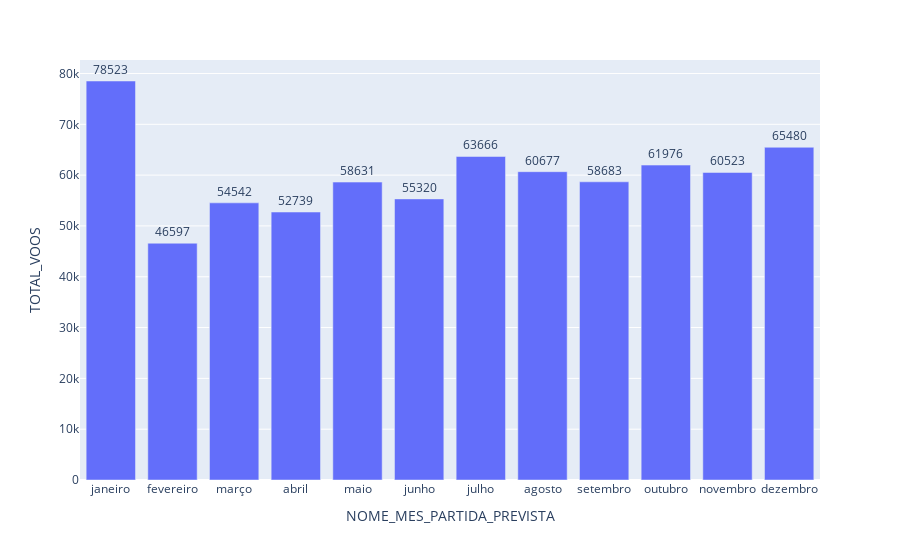

Source (notebook cell):
### Code cell
fig = px.bar(
    total_voos, 
    x='NOME_MES_PARTIDA_PREVISTA', 
    y='TOTAL_VOOS', 
    text_auto='0',
)
fig.update_traces(
    textposition='outside'
)
fig.show()

### Figure 1 — Plotly figure (JSON) as saved in the notebook; plotly's stock layout.template omitted (floating-point values rounded to 4 significant figures)
{"data": [{"alignmentgroup": "True", "hovertemplate": "NOME_MES_PARTIDA_PREVISTA=%{x}<br>TOTAL_VOOS=%{y}<extra></extra>", "legendgroup": "", "marker": {"color": "#636efa", "pattern": {"shape": ""}}, "name": "", "offsetgroup": "", "orientation": "v", "showlegend": false, "textposition": "outside", "texttemplate": "%{y:0}", "type": "bar", "x": ["janeiro", "fevereiro", "março", "abril", "maio", "junho", "julho", "agosto", "setembro", "outubro", "novembro", "dezembro"], "xaxis": "x", "y": [78523, 46597, 54542, 52739, 58631, 55320, 63666, 60677, 58683, 61976, 60523, 65480], "yaxis": "y"}], "layout": {"barmode": "relative", "legend": {"tracegroupgap": 0}, "margin": {"t": 60}, "xaxis": {"anchor": "y", "domain": [0, 1], "title": {"text": "NOME_MES_PARTIDA_PREVISTA"}}, "yaxis": {"anchor": "x", "domain": [0, 1], "title": {"text": "TOTAL_VOOS"}}}}
